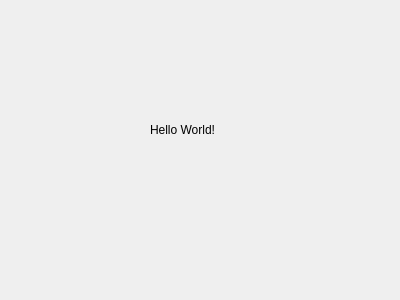
<?xml version="1.0" encoding="UTF-8"?>
<ui version="4.0">
 <class>HelloDialog</class>
 <widget class="QDialog" name="HelloDialog">
  <property name="geometry">
   <rect>
    <x>0</x>
    <y>0</y>
    <width>400</width>
    <height>300</height>
   </rect>
  </property>
  <property name="windowTitle">
   <string>Dialog</string>
  </property>
  <widget class="QLabel" name="label">
   <property name="geometry">
    <rect>
     <x>150</x>
     <y>120</y>
     <width>111</width>
     <height>20</height>
    </rect>
   </property>
   <property name="text">
    <string>Hello World!</string>
   </property>
  </widget>
 </widget>
 <resources/>
 <connections/>
</ui>
